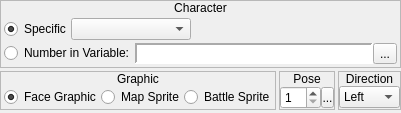
        <widget class="QWidget" name="wCharacter">
         <layout class="QVBoxLayout" name="verticalLayout_25">
          <property name="spacing">
           <number>3</number>
          </property>
          <property name="margin">
           <number>0</number>
          </property>
          <item>
           <widget class="QFrame" name="frame_12">
            <property name="frameShape">
             <enum>QFrame::StyledPanel</enum>
            </property>
            <property name="frameShadow">
             <enum>QFrame::Raised</enum>
            </property>
            <layout class="QVBoxLayout" name="verticalLayout">
             <property name="spacing">
              <number>0</number>
             </property>
             <property name="margin">
              <number>0</number>
             </property>
             <item>
              <widget class="QLabel" name="label">
               <property name="sizePolicy">
                <sizepolicy hsizetype="Preferred" vsizetype="Fixed">
                 <horstretch>0</horstretch>
                 <verstretch>0</verstretch>
                </sizepolicy>
               </property>
               <property name="text">
                <string>Character</string>
               </property>
               <property name="alignment">
                <set>Qt::AlignCenter</set>
               </property>
              </widget>
             </item>
             <item>
              <widget class="QWidget" name="widget_4" native="true">
               <layout class="QVBoxLayout" name="verticalLayout_9">
                <property name="spacing">
                 <number>3</number>
                </property>
                <property name="margin">
                 <number>3</number>
                </property>
                <item>
                 <widget class="QWidget" name="widget_33" native="true">
                  <layout class="QHBoxLayout" name="horizontalLayout">
                   <property name="spacing">
                    <number>0</number>
                   </property>
                   <property name="margin">
                    <number>0</number>
                   </property>
                   <item>
                    <widget class="QRadioButton" name="rbCharacter_Specific">
                     <property name="sizePolicy">
                      <sizepolicy hsizetype="Fixed" vsizetype="Fixed">
                       <horstretch>0</horstretch>
                       <verstretch>0</verstretch>
                      </sizepolicy>
                     </property>
                     <property name="text">
                      <string>Specific</string>
                     </property>
                     <property name="checked">
                      <bool>true</bool>
                     </property>
                    </widget>
                   </item>
                   <item>
                    <widget class="QComboBox" name="cboxCharacter">
                     <property name="minimumSize">
                      <size>
                       <width>120</width>
                       <height>0</height>
                      </size>
                     </property>
                     <property name="maximumSize">
                      <size>
                       <width>120</width>
                       <height>16777215</height>
                      </size>
                     </property>
                    </widget>
                   </item>
                   <item>
                    <spacer name="horizontalSpacer_2">
                     <property name="orientation">
                      <enum>Qt::Horizontal</enum>
                     </property>
                     <property name="sizeHint" stdset="0">
                      <size>
                       <width>40</width>
                       <height>20</height>
                      </size>
                     </property>
                    </spacer>
                   </item>
                  </layout>
                 </widget>
                </item>
                <item>
                 <widget class="QWidget" name="widget_36" native="true">
                  <layout class="QHBoxLayout" name="horizontalLayout_8">
                   <property name="spacing">
                    <number>0</number>
                   </property>
                   <property name="margin">
                    <number>0</number>
                   </property>
                   <item>
                    <widget class="QRadioButton" name="rbCharacter_Variable">
                     <property name="sizePolicy">
                      <sizepolicy hsizetype="Fixed" vsizetype="Fixed">
                       <horstretch>0</horstretch>
                       <verstretch>0</verstretch>
                      </sizepolicy>
                     </property>
                     <property name="text">
                      <string>Number in Variable:</string>
                     </property>
                    </widget>
                   </item>
                   <item>
                    <widget class="QWidget" name="wCharacter_Variable" native="true">
                     <layout class="QHBoxLayout" name="horizontalLayout_12">
                      <property name="spacing">
                       <number>0</number>
                      </property>
                      <property name="margin">
                       <number>0</number>
                      </property>
                      <item>
                       <widget class="QLabel" name="lblCharacter_Variable">
                        <property name="sizePolicy">
                         <sizepolicy hsizetype="Preferred" vsizetype="Preferred">
                          <horstretch>0</horstretch>
                          <verstretch>0</verstretch>
                         </sizepolicy>
                        </property>
                        <property name="minimumSize">
                         <size>
                          <width>150</width>
                          <height>0</height>
                         </size>
                        </property>
                        <property name="font">
                         <font>
                          <family>Monospace</family>
                         </font>
                        </property>
                        <property name="styleSheet">
                         <string notr="true">background-color: palette(base);</string>
                        </property>
                        <property name="frameShape">
                         <enum>QFrame::Panel</enum>
                        </property>
                        <property name="frameShadow">
                         <enum>QFrame::Sunken</enum>
                        </property>
                        <property name="lineWidth">
                         <number>2</number>
                        </property>
                        <property name="text">
                         <string/>
                        </property>
                       </widget>
                      </item>
                      <item>
                       <widget class="QToolButton" name="bCharacter_BrowseVariables">
                        <property name="text">
                         <string>...</string>
                        </property>
                        <property name="icon">
                         <iconset resource="gui_icons.qrc">
                          <normaloff>:/icons/fileopen.png</normaloff>:/icons/fileopen.png</iconset>
                        </property>
                       </widget>
                      </item>
                     </layout>
                    </widget>
                   </item>
                  </layout>
                 </widget>
                </item>
               </layout>
              </widget>
             </item>
            </layout>
           </widget>
          </item>
          <item>
           <widget class="QWidget" name="widget_20" native="true">
            <layout class="QHBoxLayout" name="horizontalLayout_18">
             <property name="spacing">
              <number>3</number>
             </property>
             <property name="margin">
              <number>0</number>
             </property>
             <item>
              <widget class="QFrame" name="frame_22">
               <property name="frameShape">
                <enum>QFrame::StyledPanel</enum>
               </property>
               <property name="frameShadow">
                <enum>QFrame::Raised</enum>
               </property>
               <layout class="QVBoxLayout" name="verticalLayout_34">
                <property name="spacing">
                 <number>0</number>
                </property>
                <property name="margin">
                 <number>0</number>
                </property>
                <item>
                 <widget class="QLabel" name="label_21">
                  <property name="sizePolicy">
                   <sizepolicy hsizetype="Preferred" vsizetype="Fixed">
                    <horstretch>0</horstretch>
                    <verstretch>0</verstretch>
                   </sizepolicy>
                  </property>
                  <property name="text">
                   <string>Graphic</string>
                  </property>
                  <property name="alignment">
                   <set>Qt::AlignCenter</set>
                  </property>
                 </widget>
                </item>
                <item>
                 <widget class="QWidget" name="widget_29" native="true">
                  <layout class="QHBoxLayout" name="horizontalLayout_41">
                   <property name="spacing">
                    <number>0</number>
                   </property>
                   <property name="leftMargin">
                    <number>3</number>
                   </property>
                   <property name="topMargin">
                    <number>0</number>
                   </property>
                   <property name="rightMargin">
                    <number>0</number>
                   </property>
                   <property name="bottomMargin">
                    <number>0</number>
                   </property>
                   <item>
                    <widget class="QRadioButton" name="rbCharacter_FaceGraphic">
                     <property name="sizePolicy">
                      <sizepolicy hsizetype="Fixed" vsizetype="Fixed">
                       <horstretch>0</horstretch>
                       <verstretch>0</verstretch>
                      </sizepolicy>
                     </property>
                     <property name="text">
                      <string>Face Graphic</string>
                     </property>
                     <property name="checked">
                      <bool>true</bool>
                     </property>
                    </widget>
                   </item>
                   <item>
                    <widget class="QRadioButton" name="rbCharacter_MapSprite">
                     <property name="sizePolicy">
                      <sizepolicy hsizetype="Fixed" vsizetype="Fixed">
                       <horstretch>0</horstretch>
                       <verstretch>0</verstretch>
                      </sizepolicy>
                     </property>
                     <property name="text">
                      <string>Map Sprite</string>
                     </property>
                    </widget>
                   </item>
                   <item>
                    <widget class="QRadioButton" name="rbCharacter_BattleSprite">
                     <property name="sizePolicy">
                      <sizepolicy hsizetype="Fixed" vsizetype="Fixed">
                       <horstretch>0</horstretch>
                       <verstretch>0</verstretch>
                      </sizepolicy>
                     </property>
                     <property name="text">
                      <string>Battle Sprite</string>
                     </property>
                    </widget>
                   </item>
                  </layout>
                 </widget>
                </item>
               </layout>
              </widget>
             </item>
             <item>
              <widget class="QFrame" name="frmCharacterPose">
               <property name="sizePolicy">
                <sizepolicy hsizetype="Fixed" vsizetype="Preferred">
                 <horstretch>0</horstretch>
                 <verstretch>0</verstretch>
                </sizepolicy>
               </property>
               <property name="frameShape">
                <enum>QFrame::StyledPanel</enum>
               </property>
               <property name="frameShadow">
                <enum>QFrame::Raised</enum>
               </property>
               <layout class="QVBoxLayout" name="verticalLayout_13">
                <property name="spacing">
                 <number>0</number>
                </property>
                <property name="margin">
                 <number>0</number>
                </property>
                <item>
                 <widget class="QLabel" name="label_9">
                  <property name="sizePolicy">
                   <sizepolicy hsizetype="Preferred" vsizetype="Fixed">
                    <horstretch>0</horstretch>
                    <verstretch>0</verstretch>
                   </sizepolicy>
                  </property>
                  <property name="text">
                   <string>Pose</string>
                  </property>
                  <property name="alignment">
                   <set>Qt::AlignCenter</set>
                  </property>
                 </widget>
                </item>
                <item>
                 <widget class="QWidget" name="widget_22" native="true">
                  <layout class="QHBoxLayout" name="horizontalLayout_20">
                   <property name="spacing">
                    <number>0</number>
                   </property>
                   <property name="margin">
                    <number>0</number>
                   </property>
                   <item>
                    <widget class="QSpinBox" name="sbCharacterPose">
                     <property name="accelerated">
                      <bool>true</bool>
                     </property>
                     <property name="minimum">
                      <number>1</number>
                     </property>
                     <property name="maximum">
                      <number>32</number>
                     </property>
                    </widget>
                   </item>
                   <item>
                    <widget class="SpinBoxSideButton" name="bCharacterPoseSideButton">
                     <property name="minimumSize">
                      <size>
                       <width>13</width>
                       <height>21</height>
                      </size>
                     </property>
                     <property name="maximumSize">
                      <size>
                       <width>13</width>
                       <height>21</height>
                      </size>
                     </property>
                     <property name="text">
                      <string>...</string>
                     </property>
                     <property name="icon">
                      <iconset resource="gui_icons.qrc">
                       <normaloff>:/icons/spinBoxSideButton.png</normaloff>:/icons/spinBoxSideButton.png</iconset>
                     </property>
                     <property name="iconSize">
                      <size>
                       <width>8</width>
                       <height>16</height>
                      </size>
                     </property>
                    </widget>
                   </item>
                  </layout>
                 </widget>
                </item>
               </layout>
              </widget>
             </item>
             <item>
              <widget class="QFrame" name="frmCharacterDirection">
               <property name="sizePolicy">
                <sizepolicy hsizetype="Fixed" vsizetype="Preferred">
                 <horstretch>0</horstretch>
                 <verstretch>0</verstretch>
                </sizepolicy>
               </property>
               <property name="frameShape">
                <enum>QFrame::StyledPanel</enum>
               </property>
               <property name="frameShadow">
                <enum>QFrame::Raised</enum>
               </property>
               <layout class="QVBoxLayout" name="verticalLayout_35">
                <property name="spacing">
                 <number>0</number>
                </property>
                <property name="margin">
                 <number>0</number>
                </property>
                <item>
                 <widget class="QLabel" name="label_10">
                  <property name="sizePolicy">
                   <sizepolicy hsizetype="Preferred" vsizetype="Fixed">
                    <horstretch>0</horstretch>
                    <verstretch>0</verstretch>
                   </sizepolicy>
                  </property>
                  <property name="text">
                   <string>Direction</string>
                  </property>
                  <property name="alignment">
                   <set>Qt::AlignCenter</set>
                  </property>
                 </widget>
                </item>
                <item>
                 <widget class="QWidget" name="widget_23" native="true">
                  <layout class="QHBoxLayout" name="horizontalLayout_21">
                   <property name="spacing">
                    <number>0</number>
                   </property>
                   <property name="margin">
                    <number>0</number>
                   </property>
                   <item>
                    <widget class="QComboBox" name="cboxCharacter_Direction">
                     <item>
                      <property name="text">
                       <string>Left</string>
                      </property>
                     </item>
                     <item>
                      <property name="text">
                       <string>Right</string>
                      </property>
                     </item>
                     <item>
                      <property name="text">
                       <string>Up</string>
                      </property>
                     </item>
                     <item>
                      <property name="text">
                       <string>Down</string>
                      </property>
                     </item>
                    </widget>
                   </item>
                  </layout>
                 </widget>
                </item>
               </layout>
              </widget>
             </item>
            </layout>
           </widget>
          </item>
          <item>
           <widget class="QFrame" name="frame_14">
            <property name="sizePolicy">
             <sizepolicy hsizetype="Preferred" vsizetype="Expanding">
              <horstretch>0</horstretch>
              <verstretch>0</verstretch>
             </sizepolicy>
            </property>
            <property name="frameShape">
             <enum>QFrame::StyledPanel</enum>
            </property>
            <property name="frameShadow">
             <enum>QFrame::Raised</enum>
            </property>
           </widget>
          </item>
         </layout>
        </widget>
